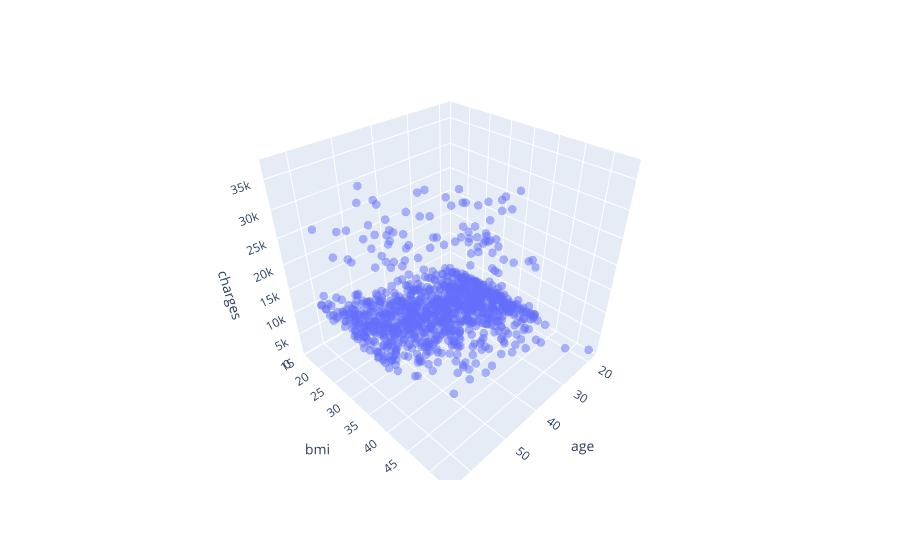

The cell this chart's notebook holds for it:
### Markdown cell above
### Visualize the relationship between all 3 variables "age", "bmi" and "charges" using a 3D scatter plot.

### Code cell
fig = px.scatter_3d(non_smoker_df, x='age', y='bmi', z='charges', hover_data=['sex'])
fig.update_traces(marker_size=5, marker_opacity=0.5)
fig.show()

### Figure 1 — Plotly figure (JSON) as saved in the notebook; plotly's stock layout.template omitted (floating-point values rounded to 4 significant figures; data arrays with more than 128 entries replaced by an {"elided": "..."} marker saying what was removed)
{"data": [{"customdata": {"elided": "1064x1 str values"}, "hovertemplate": "age=%{x}<br>bmi=%{y}<br>charges=%{z}<br>sex=%{customdata[0]}<extra></extra>", "legendgroup": "", "marker": {"color": "#636efa", "opacity": 0.5, "size": 5, "symbol": "circle"}, "mode": "markers", "name": "", "scene": "scene", "showlegend": false, "type": "scatter3d", "x": {"elided": "1064 int values"}, "y": {"elided": "1064 float values"}, "z": {"elided": "1064 float values"}}], "layout": {"legend": {"tracegroupgap": 0}, "margin": {"t": 60}, "scene": {"domain": {"x": [0, 1], "y": [0, 1]}, "xaxis": {"title": {"text": "age"}}, "yaxis": {"title": {"text": "bmi"}}, "zaxis": {"title": {"text": "charges"}}}}}
